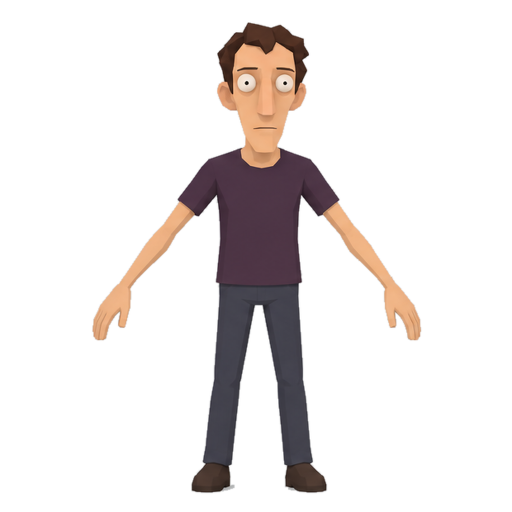
#> input picture 예전_디자인/character-base-v01/inputs/front.png, 1024 x 1024 px (shown at 1/2 size); its folder holds 4 pictures in this run
$ python compare_sheet.py inputs/_contact.png
#> lines starting #> are read from the running program, lines starting #| are printed output that depends on the picture; after the words box and inside, x2 and y2 are one past the last pixel; in counts of white or black regions, pixels touching at a corner belong together
"""입력 뷰와 렌더를 나란히 붙이고 실루엣 겹침(IoU)을 잰다."""
import sys
from pathlib import Path
import numpy as np
from PIL import Image

HERE = Path(__file__).parent
review = Path(sys.argv[1])
pairs = {"front": "front", "right": "right", "back": "back", "threequarter": "threequarter"}
PX = 512


def source_silhouette(image: Image.Image) -> np.ndarray:
    return (np.asarray(image.convert("RGB")).astype(np.float32) < 245).any(axis=2)


def render_silhouette(image: Image.Image) -> np.ndarray:
    # 렌더 배경은 검은색이다.
    return (np.asarray(image.convert("RGB")).astype(np.float32) > 12).any(axis=2)


sheet = Image.new("RGB", (PX * len(pairs), PX * 2), (255, 255, 255))
#> sheet: PIL image 2048x1024 RGB; every value is 255
for col, (src, rendered) in enumerate(pairs.items()):
    source = Image.open(HERE / "inputs" / f"{src}.png").convert("RGB").resize((PX, PX))
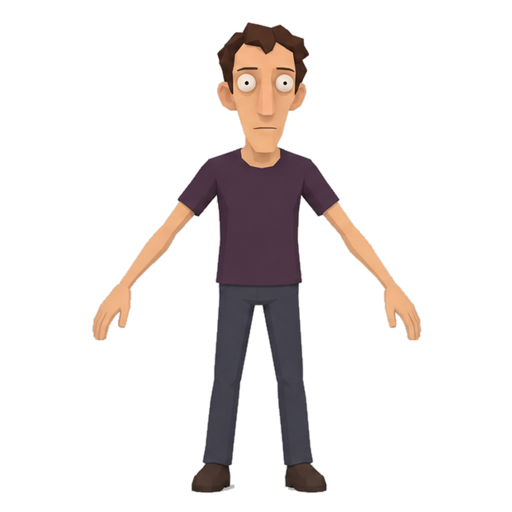
#> source: PIL image 512x512 RGB; mean R, G, B 233.8, 229.5, 228.6
    render = Image.open(review / f"{rendered}.png").convert("RGB").resize((PX, PX))
    sheet.paste(source, (col * PX, 0))
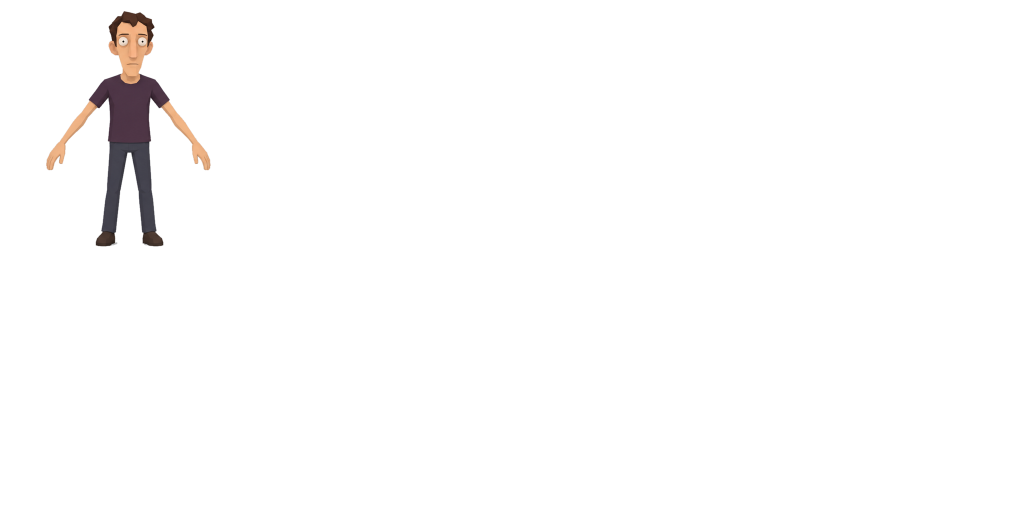
#> sheet: PIL image 2048x1024 RGB (shown at 1/2 size); mean R, G, B 252.3, 251.8, 251.7
    sheet.paste(render, (col * PX, PX))
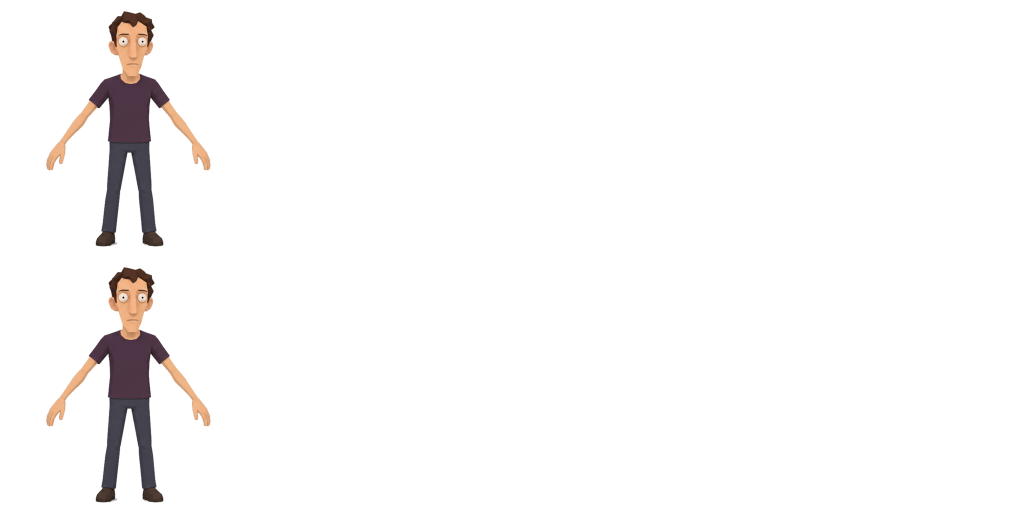
#> sheet: PIL image 2048x1024 RGB (shown at 1/2 size); mean R, G, B 249.7, 248.6, 248.4
    a, b = source_silhouette(source), render_silhouette(render)
#> in source_silhouette, `return (np.asarray(image.convert("RGB")).astype(np.float32) < 245).any..`:
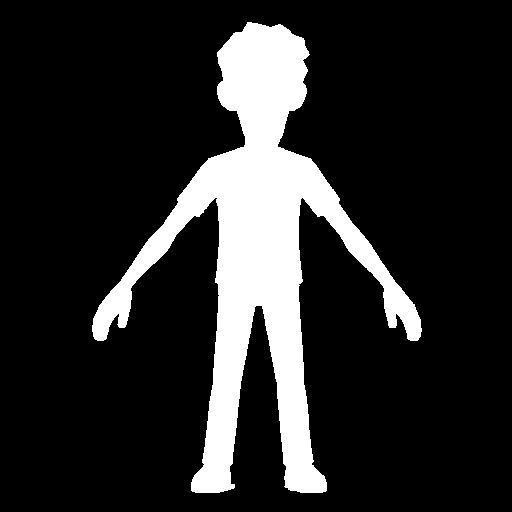
#> returned value: shape (512, 512) bool; 16.1% white; 1 white region, box (x1, y1, x2, y2) and area: (92, 22, 422, 493) 42324
#> in render_silhouette, `return (np.asarray(image.convert("RGB")).astype(np.float32) > 12).any(..`:
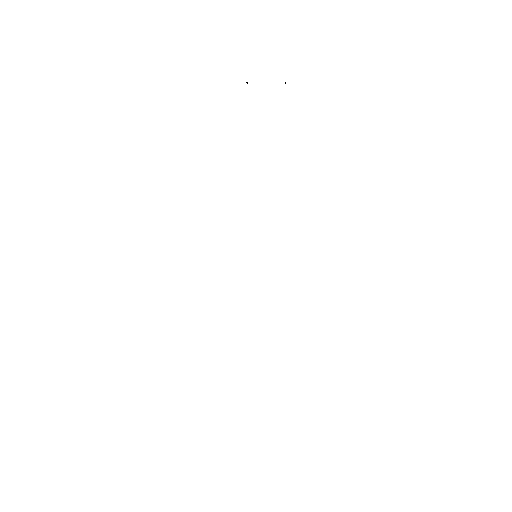
#> returned value: shape (512, 512) bool; 100% white; black in thin lines or dots, all inside (x1, y1, x2, y2) = (246, 82, 286, 84)
    print(src, "IoU", round(float((a & b).sum() / max((a | b).sum(), 1)), 3))
#| front IoU 0.161
#> (the run stopped early here; a loop or call above may not have finished)
